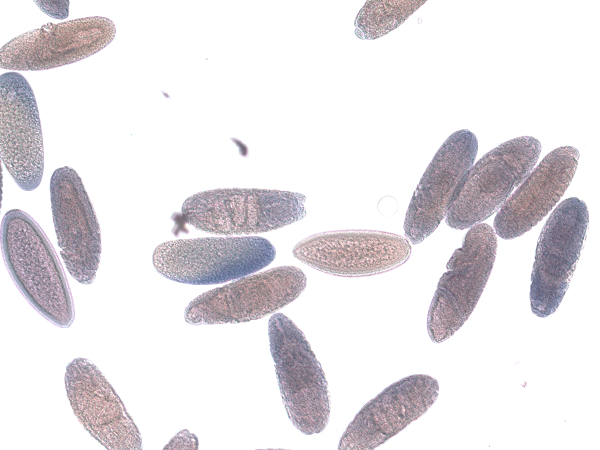
#> input picture Labs/Lab06 - Thresholding/insitu107595.jpg, 1200 x 900 px (shown at 1/2 size)
$ jupyter execute --allow-errors lab06.ipynb   (older library calls are emulated)
#> lines starting #> are read from the running program, lines starting #| are printed output that depends on the picture; after the words box and inside, x2 and y2 are one past the last pixel; in counts of white or black regions, pixels touching at a corner belong together; long printed decimals are rounded
**Prática de Segmentação de imagens**

[cell 1]
# code here
import cv2
import matplotlib.pyplot as plt
import numpy as np

1) Faça a plotagem do histograma da imagem, observando o histograma, escolha um valor para definir um threshold

[cell 2]
# code here
import cv2
import matplotlib.pyplot as plt
import numpy as np
img1 = cv2.imread("insitu107595.jpg", cv2.IMREAD_GRAYSCALE)
#> img1: shape (900, 1200); min 86, max 255, mean 229

histog = np.zeros(256)

for i in range(img1.shape[0]):
    for j in range(img1.shape[1]):
        pixel_value = img1[i, j]
        histog[pixel_value] += 1
#> after the loop, histog = 256 values, max 771709 at index 255, min 0 at index 0, mean 4218.8

T = 200
deltaT = T
newT = 0

while(deltaT > 0.5):
    G1 = np.where(img1 < T)
    G2 = np.where(img1 >= T)

    miG1 = np.mean(img1[G1])
    miG2 = np.mean(img1[G2])
    newT = (miG1 + miG2)/2

    deltaT = newT - T

    T = newT
#> this loop made 3 passes
#> (G1, G2, miG1, miG2, newT, deltaT, T) on passes 1 to 3: (266737 positions, rows 0 to 899, columns 0 to 1177, 813263 positions, rows 0 to 899, columns 0 to 1199, 154.6, 253.3, 204, 3.97, 204), (272063 positions, rows 0 to 899, columns 0 to 1177, 807937 positions, rows 0 to 899, columns 0 to 1199, 155.5, 253.7, 204.6, 0.63, 204.6), (273253 positions, rows 0 to 899, columns 0 to 1177, 806747 positions, rows 0 to 899, columns 0 to 1199, 155.7, 253.8, 204.7, 0.142, 204.7)


imgBinarizada = np.where(img1 > T, 1, 0)
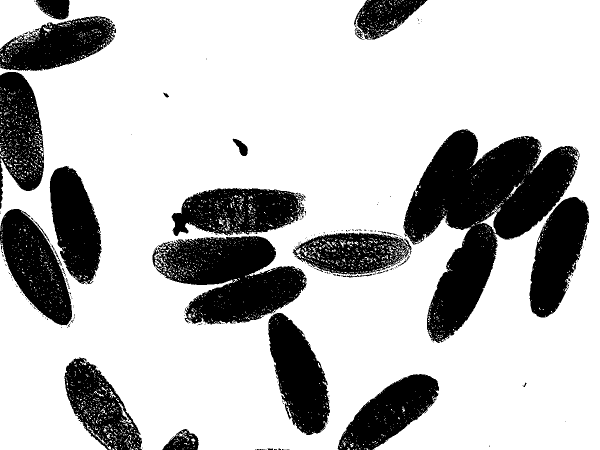
#> imgBinarizada: shape (900, 1200) int64 (shown at 1/2 size); values 0 (black) and 1 (white), 74.7% white; 243 black regions (214 under 20 px), largest, box (x1, y1, x2, y2) and area: (807, 258, 1159, 686) 67324, (305, 472, 613, 649) 33917, (0, 418, 144, 651) 18211
normalizada = 255 * (imgBinarizada - imgBinarizada.min())/(imgBinarizada.max() - imgBinarizada.min())


fig = plt.figure(figsize=(15, 5))
plt.subplot(1, 3, 1).set_title("Imagem original")
plt.imshow(img1, cmap='gray', vmin=0, vmax=255)

plt.subplot(1, 3, 2).set_title("Histograma")
plt.bar(range(256), histog, alpha=0.75, color='b', label='Histograma')
plt.axis( [0, 255, 0, 5000] )
plt.xlabel('Valor do Pixel')
plt.ylabel('Frequência')
plt.title('Histograma')


plt.subplot(1, 3, 3).set_title("Imagem limiarizada")
plt.imshow(normalizada, cmap='gray', vmin=0, vmax= 255)
plt.show()
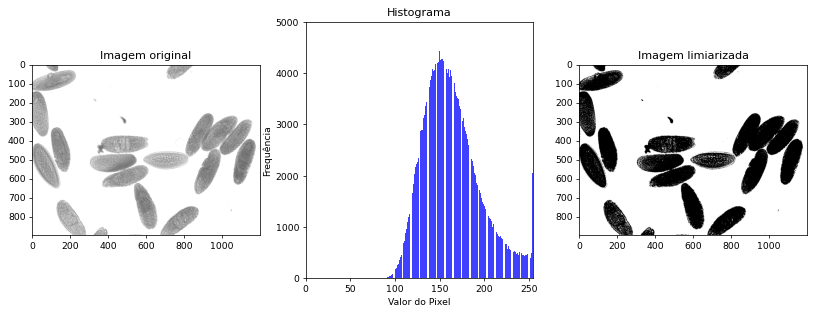
#> figure drawn by matplotlib, 3 panels; panel 2: tallest bar 771709 high, from x = 254.6 to 255.4

print("Valor final do T: ", T)
#| Valor final do T:  204.740

2)	Segmentação utilizando a técnica de Threshold Adaptativo (implementar o algortimo). Faça a aplicação do Threshold com e sem suavização prévia

[cell 3]
img1 = cv2.imread("insitu107595.jpg", cv2.IMREAD_GRAYSCALE)

#com suavização prévia (filtro de media)
mascMedia = np.ones((5, 5))/25

imgSuavizada = cv2.filter2D(img1, cv2.CV_64F, mascMedia)
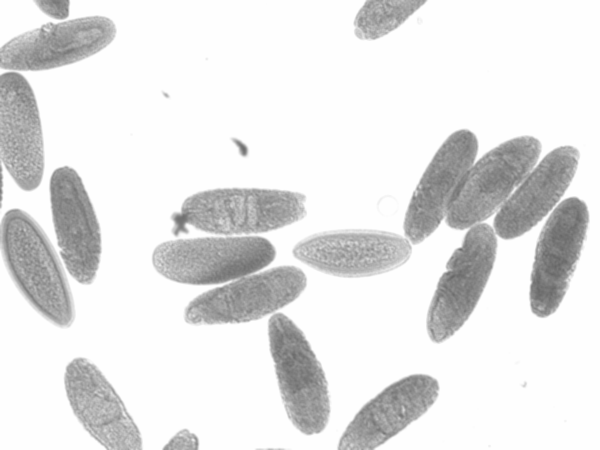
#> imgSuavizada: shape (900, 1200) float64 (shown at 1/2 size); min 101.9, max 255, mean 229

T_inicial = 160
deltaT = T_inicial
while(deltaT > 0.5):

    G1 = np.where(img1 <= T_inicial)
    G2 = np.where(img1 > T_inicial)

    miG1 = np.mean(img1[G1])
    miG2 = np.mean(img1[G2])

    newT = (miG1 + miG2) // 2
    deltaT = newT - T_inicial
    T_inicial = newT
#> this loop made 4 passes
#> (G1, G2, miG1, miG2, newT, deltaT, T_inicial) on passes 1 to 4: (158855 positions, rows 0 to 899, columns 0 to 1177, 921145 positions, rows 0 to 899, columns 0 to 1199, 139.6, 244.4, 191, 31, 191), (253535 positions, rows 0 to 899, columns 0 to 1177, 826465 positions, rows 0 to 899, columns 0 to 1199, 152.5, 252.4, 202, 11, 202), (270806 positions, rows 0 to 899, columns 0 to 1177, 809194 positions, rows 0 to 899, columns 0 to 1199, 155.3, 253.6, 204, 2, 204), (273253 positions, rows 0 to 899, columns 0 to 1177, 806747 positions, rows 0 to 899, columns 0 to 1199, 155.7, 253.8, 204, 0, 204)

imgSuavizadaLimiariazada = np.where(imgSuavizada > T_inicial, 1, 0)
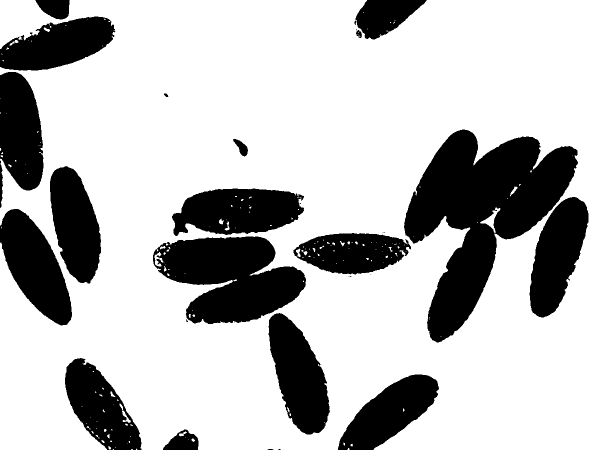
#> imgSuavizadaLimiariazada: shape (900, 1200) int64 (shown at 1/2 size); values 0 (black) and 1 (white), 73.9% white; 32 black regions (11 under 20 px), largest, box (x1, y1, x2, y2) and area: (808, 259, 1156, 685) 67831, (306, 473, 612, 648) 34977, (344, 377, 608, 472) 18735
imgSuavizadaLimiariazada = 255 * (imgSuavizadaLimiariazada - imgSuavizadaLimiariazada.min())//(imgSuavizadaLimiariazada.max() - imgSuavizadaLimiariazada.min())

imgLimiariazada = np.where(img1 > T_inicial, 1, 0)
imgLimiariazada = 255 * (imgLimiariazada - imgLimiariazada.min())/(imgLimiariazada.max() - imgLimiariazada.min())

fig = plt.figure(figsize=(15, 5))
plt.imshow(img1, cmap='gray', vmin=0, vmax=255);

plt.subplot(1, 3, 1).set_title("Imagem original: ");
plt.imshow(img1, cmap='gray', vmin=0, vmax=255)

plt.subplot(1, 3, 2).set_title("Imagem limiarizada: ")
plt.imshow(imgLimiariazada, cmap='gray', vmin=0, vmax=255)

plt.subplot(1, 3, 3).set_title("Imagem suavizada limiarizada: ")
plt.imshow(imgSuavizadaLimiariazada, cmap='gray', vmin=0, vmax=255)

3) Segmentação utilizando a técnica de Otsu (implementar) . Faça a aplicação do Threshold com e sem suavização prévia. Mostre um gráfico com o histograma juntamente com a variância entre classes (Exemplo: https://en.wikipedia.org/wiki/File:Otsu%27s_Method_Visualization.gif)

[cell 4]
import cv2
import matplotlib.pyplot as plt
import numpy as np
img1 = cv2.imread("insitu107595.jpg", cv2.IMREAD_GRAYSCALE)

histog = np.zeros(256)
for i in range(img1.shape[0]):
    for j in range(img1.shape[1]):
        pixel_value = img1[i, j]
        histog[pixel_value] += 1
histogNorma = histog / np.sum(histog)
#> histogNorma = 256 values, max 0.715 at index 255, min 0 at index 0, mean 0.00391

def eta(k, histograma):
    result = calcVarB_e_VarG(k, histograma)
    varB = result[0]
    varG = result[1]
    return varB/varG

def calcVarB_e_VarG(k, histograma):
    P1 = P2 = 0
    for i in range(k):
        P1 += histograma[i]

    P2 = 1 - P1

    soma1 = 0
    for i in range(k):
        soma1 += i * histograma[i]

    m1 = soma1/P1

    soma2 = 0
    for i in range(k+1, 256):
        soma2 += i * histograma[i]

    m2 = soma2/P2

    mG = P1*m1 + P2*m2
    varB = P1 * P2 * (m1 - m2)**2

    varG = 0
    for i in range(256):
        varG += histograma[i] * (i - mG)**2

    return varB, varG

melhorK = 0
temp = 0

for i in range(1, 256):
    valor = eta(i, histogNorma)
    if(temp < valor):
        melhorK = i
        temp = valor
#> this loop made 255 passes
#> (valor, temp) on passes 89 to 100: (0.000103, 0.000103), (0.000176, 0.000176), (0.000257, 0.000257), (0.000461, 0.000461), (0.000627, 0.000627), (0.00092, 0.00092), (0.00123, 0.00123), (0.00162, 0.00162), (0.00213, 0.00213), (0.00286, 0.00286), (0.0034, 0.0034), (0.00436, 0.00436)
#> temp on passes 87 to 88: 9.53e-06, 3.77e-05
#> after the loop, melhorK = 209; temp = 0.91

res = calcVarB_e_VarG(melhorK, histogNorma)
#> res = (1805.4, 1984.6)

newImg = np.where(img1 > melhorK, 1, 0)
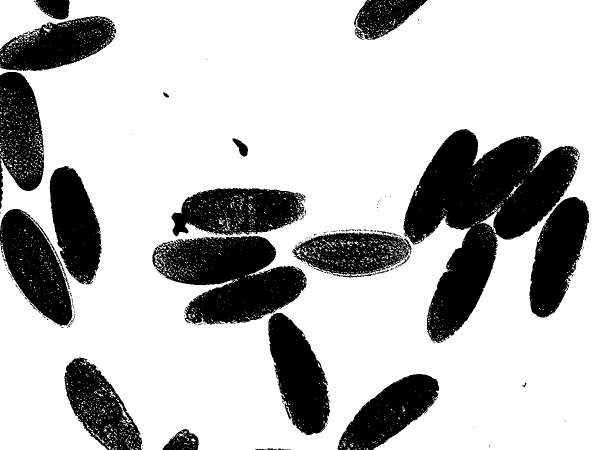
#> newImg: shape (900, 1200) int64 (shown at 1/2 size); values 0 (black) and 1 (white), 74.2% white; 223 black regions (197 under 20 px), largest, box (x1, y1, x2, y2) and area: (807, 258, 1159, 686) 67868, (305, 472, 613, 649) 34628, (0, 418, 145, 653) 18700

newImgNormalized = 255 * (newImg - newImg.min()) / (newImg.max() - newImg.min())

#using Gaussian filter suavization
bluredImg = cv2.GaussianBlur(img1, (5, 5), 1)

newBluredImg = np.where(bluredImg > melhorK, 1, 0)
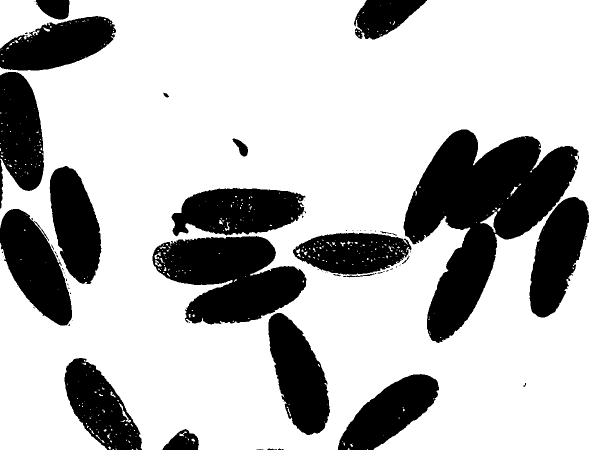
#> newBluredImg: shape (900, 1200) int64 (shown at 1/2 size); values 0 (black) and 1 (white), 73.6% white; 76 black regions (50 under 20 px), largest, box (x1, y1, x2, y2) and area: (807, 259, 1157, 686) 68477, (305, 472, 613, 649) 35512, (343, 376, 611, 473) 19055
newBluredImgNomalized = 255 * (newBluredImg - newBluredImg.min())/(newBluredImg.max() - newBluredImg.min())

# Criar subplot para o histograma e duas imagens
fig, axs = plt.subplots(1, 4, figsize=(24, 6))

# Plotar histograma
axs[0].bar(range(256), histog, alpha=0.75, color='b', label='Histograma')
axs[0].set_xlabel('Valor do Pixel')
axs[0].set_ylabel('Frequência', color='b')
axs[0].tick_params('y', colors='b')
axs[0].set_ylim([0, 5000])

# Criação de um segundo eixo y para varB
ax2 = axs[0].twinx()
ax2.plot(range(1, 256), [calcVarB_e_VarG(i, histogNorma)[0] for i in range(1, 256)], 'r--', label='Variância entre classes')
ax2.set_ylabel('Variância entre Classes', color='r')
ax2.tick_params('y', colors='r')

# Adicionar legenda
lines, labels = axs[0].get_legend_handles_labels()
lines2, labels2 = ax2.get_legend_handles_labels()
ax2.legend(lines + lines2, labels + labels2, loc='upper right')

axs[0].set_title('Histograma normalizado e VarB')

# Adicionar a primeira imagem (newImgNormalized)
axs[1].imshow(newImgNormalized, cmap='gray')
axs[1].set_title('Imagem Limiarizada')
axs[1].axis('off')

# Adicionar a segunda imagem (newBluredImgNormalized)
axs[2].imshow(newBluredImgNomalized, cmap='gray')
axs[2].set_title('Imagem Suavizada Limiarizada')
axs[2].axis('off')

# Adicionar a terceira imagem (substitua 'sua_terceira_imagem.jpg' pelo caminho correto)
axs[3].imshow(img1, cmap='gray')
axs[3].set_title('Imagem original')
axs[3].axis('off')

plt.tight_layout()
plt.show()
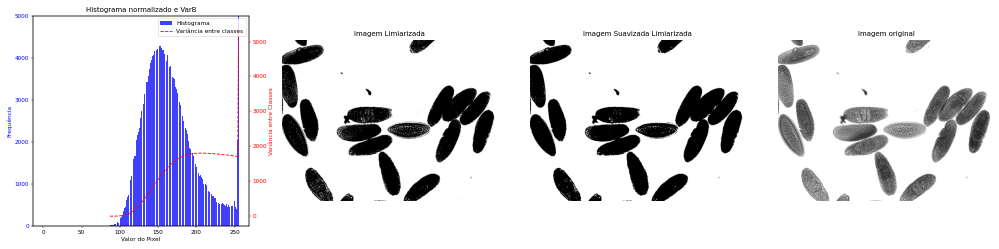
#> figure drawn by matplotlib, 5 panels; panel 1: tallest bar 771709 high, from x = 254.6 to 255.4

print("maior valor de eta: ", melhorK)
#| maior valor de eta:  209
print("eta(", melhorK,") = ", eta(melhorK, histogNorma))
#| eta( 209 ) =  0.9097

$ run again, with Labs/Lab06 - Thresholding/HE.jpg copied over Labs/Lab06 - Thresholding/insitu107595.jpg
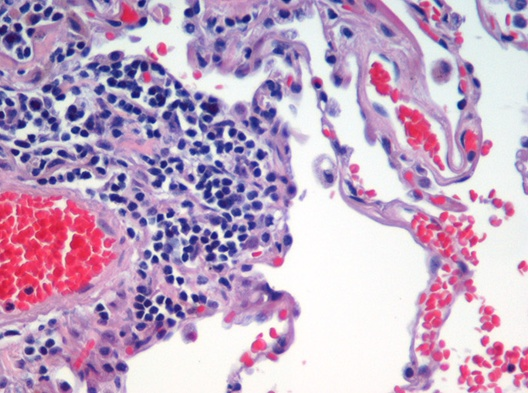
#> input picture Labs/Lab06 - Thresholding/HE.jpg, 528 x 393 px
#> after the loop `for i in range(img1.shape[0]):`: histog = 256 values, max 6079 at index 251, min 0 at index 0, mean 810.6
#> the loop `while(deltaT > 0.5):` made 1 pass
#> (G1, G2, miG1, miG2, newT, deltaT, T) on pass 1: (123572 positions, rows 0 to 392, columns 0 to 527, 83932 positions, rows 0 to 392, columns 0 to 527, 139.9, 237.9, 188.9, -11.09, 188.9)
#> imgBinarizada: shape (393, 528) int64; values 0 (black) and 1 (white), 45.6% white; 562 white regions (412 under 20 px), largest, box (x1, y1, x2, y2) and area: (229, 4, 445, 393) 35462, (405, 0, 528, 393) 19478, (119, 273, 288, 393) 8497
#| Valor final do T:  188.906
#> `imgSuavizada = cv2.filter2D(img1, cv2.CV_64F, mascMedia)`:
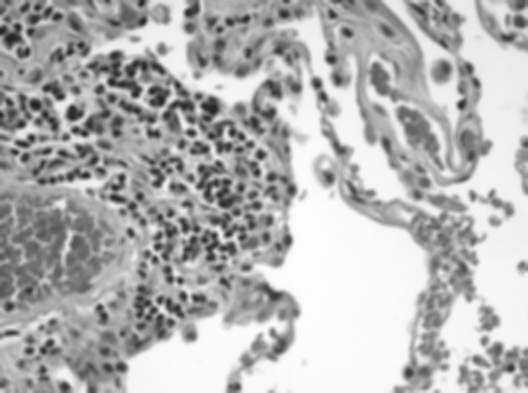
#> imgSuavizada: shape (393, 528) float64; min 33.64, max 254.2, mean 179.5
#> the loop `while(deltaT > 0.5): ` made 7 passes
#> (G1, G2, miG1, miG2, newT, deltaT, T_inicial) on passes 1 to 3: (77627 positions, rows 0 to 392, columns 0 to 527, 129877 positions, rows 0 to 392, columns 0 to 527, 117, 217, 166, 6, 166), (85518 positions, rows 0 to 392, columns 0 to 527, 121986 positions, rows 0 to 392, columns 0 to 527, 121.3, 220.4, 170, 4, 170), (90722 positions, rows 0 to 392, columns 0 to 527, 116782 positions, rows 0 to 392, columns 0 to 527, 124, 222.7, 173, 3, 173)
#> histogNorma = 256 values, max 0.0293 at index 251, min 0 at index 0, mean 0.00391
#> the loop `for i in range(1, 256):` made 255 passes
#> (valor, temp) on passes 28 to 35: (0.000234, 0.000234), (0.000464, 0.000464), (0.000756, 0.000756), (0.0012, 0.0012), (0.00174, 0.00174), (0.00268, 0.00268), (0.00375, 0.00375), (0.00509, 0.00509)
#> after the loop `for i in range(1, 256):`: melhorK = 179; temp = 0.688
#> res = (2316.7, 3368.8)
#> newImg: shape (393, 528) int64; values 0 (black) and 1 (white), 50.7% white; 122 black regions (81 under 20 px), largest, box (x1, y1, x2, y2) and area: (0, 0, 486, 393) 88124, (403, 0, 492, 186) 4758, (395, 105, 445, 171) 1301
#> `newBluredImg = np.where(bluredImg > melhorK, 1, 0)`:
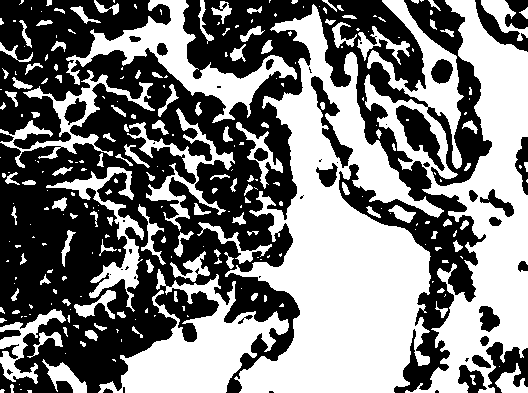
#> newBluredImg: shape (393, 528) int64; values 0 (black) and 1 (white), 48.8% white; 271 white regions (145 under 20 px), largest, box (x1, y1, x2, y2) and area: (225, 4, 444, 393) 37527, (364, 0, 528, 393) 26073, (98, 269, 289, 393) 9229
#| maior valor de eta:  179
#| eta( 179 ) =  0.6877
